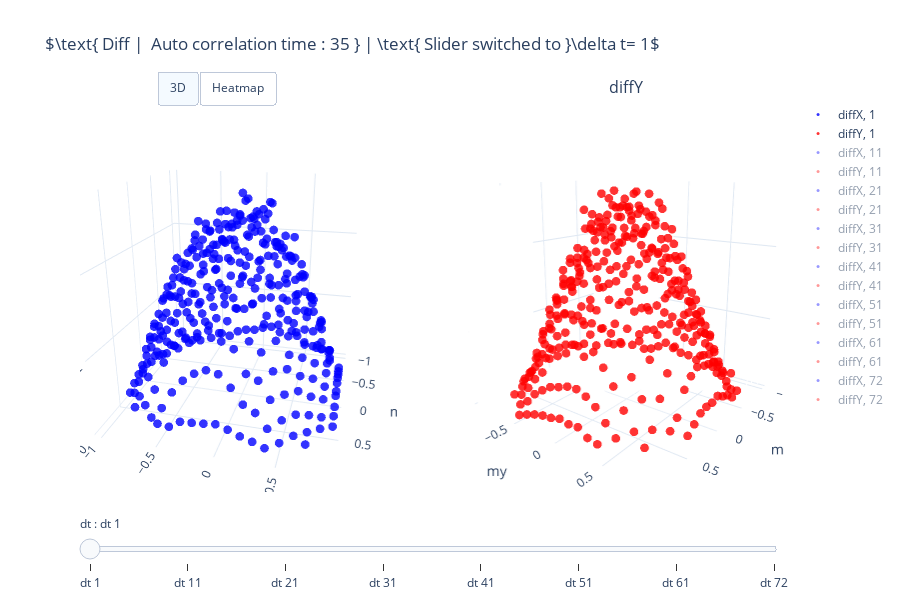

Source (notebook cell):
### Code cell
ch.diffusion()

### Figure 1 — Plotly figure (JSON) as saved in the notebook; plotly's stock layout.template omitted (floating-point values rounded to 4 significant figures; data arrays with more than 128 entries replaced by an {"elided": "..."} marker saying what was removed)
{"data": [{"marker": {"color": "blue", "size": 3}, "mode": "markers", "name": "diffX, 1", "opacity": 0.8, "scene": "scene", "type": "scatter3d", "visible": true, "x": {"elided": "400 float values"}, "y": {"elided": "400 float values"}, "z": {"elided": "400 float values"}}, {"marker": {"color": "red", "size": 3}, "mode": "markers", "name": "diffY, 1", "opacity": 0.8, "scene": "scene2", "type": "scatter3d", "visible": true, "x": {"elided": "400 float values"}, "y": {"elided": "400 float values"}, "z": {"elided": "400 float values"}}, {"marker": {"color": "blue", "size": 3}, "mode": "markers", "name": "diffX, 11", "opacity": 0.8, "scene": "scene", "type": "scatter3d", "visible": "legendonly", "x": {"elided": "400 float values"}, "y": {"elided": "400 float values"}, "z": {"elided": "400 float values"}}, {"marker": {"color": "red", "size": 3}, "mode": "markers", "name": "diffY, 11", "opacity": 0.8, "scene": "scene2", "type": "scatter3d", "visible": "legendonly", "x": {"elided": "400 float values"}, "y": {"elided": "400 float values"}, "z": {"elided": "400 float values"}}, {"marker": {"color": "blue", "size": 3}, "mode": "markers", "name": "diffX, 21", "opacity": 0.8, "scene": "scene", "type": "scatter3d", "visible": "legendonly", "x": {"elided": "400 float values"}, "y": {"elided": "400 float values"}, "z": {"elided": "400 float values"}}, {"marker": {"color": "red", "size": 3}, "mode": "markers", "name": "diffY, 21", "opacity": 0.8, "scene": "scene2", "type": "scatter3d", "visible": "legendonly", "x": {"elided": "400 float values"}, "y": {"elided": "400 float values"}, "z": {"elided": "400 float values"}}, {"marker": {"color": "blue", "size": 3}, "mode": "markers", "name": "diffX, 31", "opacity": 0.8, "scene": "scene", "type": "scatter3d", "visible": "legendonly", "x": {"elided": "400 float values"}, "y": {"elided": "400 float values"}, "z": {"elided": "400 float values"}}, {"marker": {"color": "red", "size": 3}, "mode": "markers", "name": "diffY, 31", "opacity": 0.8, "scene": "scene2", "type": "scatter3d", "visible": "legendonly", "x": {"elided": "400 float values"}, "y": {"elided": "400 float values"}, "z": {"elided": "400 float values"}}, {"marker": {"color": "blue", "size": 3}, "mode": "markers", "name": "diffX, 41", "opacity": 0.8, "scene": "scene", "type": "scatter3d", "visible": "legendonly", "x": {"elided": "400 float values"}, "y": {"elided": "400 float values"}, "z": {"elided": "400 float values"}}, {"marker": {"color": "red", "size": 3}, "mode": "markers", "name": "diffY, 41", "opacity": 0.8, "scene": "scene2", "type": "scatter3d", "visible": "legendonly", "x": {"elided": "400 float values"}, "y": {"elided": "400 float values"}, "z": {"elided": "400 float values"}}, {"marker": {"color": "blue", "size": 3}, "mode": "markers", "name": "diffX, 51", "opacity": 0.8, "scene": "scene", "type": "scatter3d", "visible": "legendonly", "x": {"elided": "400 float values"}, "y": {"elided": "400 float values"}, "z": {"elided": "400 float values"}}, {"marker": {"color": "red", "size": 3}, "mode": "markers", "name": "diffY, 51", "opacity": 0.8, "scene": "scene2", "type": "scatter3d", "visible": "legendonly", "x": {"elided": "400 float values"}, "y": {"elided": "400 float values"}, "z": {"elided": "400 float values"}}, {"marker": {"color": "blue", "size": 3}, "mode": "markers", "name": "diffX, 61", "opacity": 0.8, "scene": "scene", "type": "scatter3d", "visible": "legendonly", "x": {"elided": "400 float values"}, "y": {"elided": "400 float values"}, "z": {"elided": "400 float values"}}, {"marker": {"color": "red", "size": 3}, "mode": "markers", "name": "diffY, 61", "opacity": 0.8, "scene": "scene2", "type": "scatter3d", "visible": "legendonly", "x": {"elided": "400 float values"}, "y": {"elided": "400 float values"}, "z": {"elided": "400 float values"}}, {"marker": {"color": "blue", "size": 3}, "mode": "markers", "name": "diffX, 72", "opacity": 0.8, "scene": "scene", "type": "scatter3d", "visible": "legendonly", "x": {"elided": "400 float values"}, "y": {"elided": "400 float values"}, "z": {"elided": "400 float values"}}, {"marker": {"color": "red", "size": 3}, "mode": "markers", "name": "diffY, 72", "opacity": 0.8, "scene": "scene2", "type": "scatter3d", "visible": "legendonly", "x": {"elided": "400 float values"}, "y": {"elided": "400 float values"}, "z": {"elided": "400 float values"}}], "layout": {"annotations": [{"font": {"size": 16}, "showarrow": false, "text": "diffX", "x": 0.225, "xanchor": "center", "xref": "paper", "y": 1, "yanchor": "bottom", "yref": "paper"}, {"font": {"size": 16}, "showarrow": false, "text": "diffY", "x": 0.775, "xanchor": "center", "xref": "paper", "y": 1, "yanchor": "bottom", "yref": "paper"}], "autosize": true, "height": 600, "scene": {"aspectmode": "cube", "aspectratio": {"x": 1, "y": 1, "z": 1}, "camera": {"center": {"x": 0, "y": 0, "z": 0}, "eye": {"x": 1.963, "y": 0.4968, "z": 0.7654}, "projection": {"type": "perspective"}, "up": {"x": 0, "y": 0, "z": 1}}, "domain": {"x": [0, 0.45], "y": [0, 1]}, "xaxis": {"showbackground": true, "title": {"text": "mx"}, "type": "linear"}, "yaxis": {"showbackground": true, "title": {"text": "my"}, "type": "linear"}, "zaxis": {"showbackground": true, "title": {"text": "B11"}, "type": "linear"}}, "scene2": {"aspectmode": "auto", "aspectratio": {"x": 1, "y": 1, "z": 1}, "camera": {"center": {"x": 0, "y": 0, "z": 0}, "eye": {"x": 1.664, "y": 1.265, "z": 0.563}, "projection": {"type": "perspective"}, "up": {"x": 0, "y": 0, "z": 1}}, "domain": {"x": [0.55, 1], "y": [0, 1]}, "xaxis": {"showbackground": true, "title": {"text": "mx"}, "type": "linear"}, "yaxis": {"showbackground": true, "title": {"text": "my"}, "type": "linear"}, "zaxis": {"showbackground": true, "title": {"text": "B22"}, "type": "linear"}}, "sliders": [{"active": 0, "currentvalue": {"prefix": "dt : "}, "steps": [{"args": [{"visible": [true, true, "legendonly", "legendonly", "legendonly", "legendonly", "legendonly", "legendonly", "legendonly", "legendonly", "legendonly", "legendonly", "legendonly", "legendonly", "legendonly", "legendonly"]}, {"title": "$\\text{ Diff |  Auto correlation time : 35 } | \\text{ Slider switched to }\\delta t= 1$"}], "label": "dt 1", "method": "update"}, {"args": [{"visible": ["legendonly", "legendonly", true, true, "legendonly", "legendonly", "legendonly", "legendonly", "legendonly", "legendonly", "legendonly", "legendonly", "legendonly", "legendonly", "legendonly", "legendonly"]}, {"title": "$\\text{ Diff |  Auto correlation time : 35 } | \\text{ Slider switched to }\\delta t= 11$"}], "label": "dt 11", "method": "update"}, {"args": [{"visible": ["legendonly", "legendonly", "legendonly", "legendonly", true, true, "legendonly", "legendonly", "legendonly", "legendonly", "legendonly", "legendonly", "legendonly", "legendonly", "legendonly", "legendonly"]}, {"title": "$\\text{ Diff |  Auto correlation time : 35 } | \\text{ Slider switched to }\\delta t= 21$"}], "label": "dt 21", "method": "update"}, {"args": [{"visible": ["legendonly", "legendonly", "legendonly", "legendonly", "legendonly", "legendonly", true, true, "legendonly", "legendonly", "legendonly", "legendonly", "legendonly", "legendonly", "legendonly", "legendonly"]}, {"title": "$\\text{ Diff |  Auto correlation time : 35 } | \\text{ Slider switched to }\\delta t= 31$"}], "label": "dt 31", "method": "update"}, {"args": [{"visible": ["legendonly", "legendonly", "legendonly", "legendonly", "legendonly", "legendonly", "legendonly", "legendonly", true, true, "legendonly", "legendonly", "legendonly", "legendonly", "legendonly", "legendonly"]}, {"title": "$\\text{ Diff |  Auto correlation time : 35 } | \\text{ Slider switched to }\\delta t= 41$"}], "label": "dt 41", "method": "update"}, {"args": [{"visible": ["legendonly", "legendonly", "legendonly", "legendonly", "legendonly", "legendonly", "legendonly", "legendonly", "legendonly", "legendonly", true, true, "legendonly", "legendonly", "legendonly", "legendonly"]}, {"title": "$\\text{ Diff |  Auto correlation time : 35 } | \\text{ Slider switched to }\\delta t= 51$"}], "label": "dt 51", "method": "update"}, {"args": [{"visible": ["legendonly", "legendonly", "legendonly", "legendonly", "legendonly", "legendonly", "legendonly", "legendonly", "legendonly", "legendonly", "legendonly", "legendonly", true, true, "legendonly", "legendonly"]}, {"title": "$\\text{ Diff |  Auto correlation time : 35 } | \\text{ Slider switched to }\\delta t= 61$"}], "label": "dt 61", "method": "update"}, {"args": [{"visible": ["legendonly", "legendonly", "legendonly", "legendonly", "legendonly", "legendonly", "legendonly", "legendonly", "legendonly", "legendonly", "legendonly", "legendonly", "legendonly", "legendonly", true, true]}, {"title": "$\\text{ Diff |  Auto correlation time : 35 } | \\text{ Slider switched to }\\delta t= 72$"}], "label": "dt 72", "method": "update"}]}], "title": {"text": "$\\text{ Diff |  Auto correlation time : 35 } | \\text{ Slider switched to }\\delta t= 1$"}, "updatemenus": [{"buttons": [{"args": [{"type": ["scatter3d", "scatter3d"]}], "label": "3D", "method": "restyle"}, {"args": [{"type": ["heatmap", "heatmap"]}], "label": "Heatmap", "method": "restyle"}], "direction": "left", "pad": {"r": 10, "t": 10}, "showactive": true, "type": "buttons", "x": 0.11, "xanchor": "left", "y": 1.1, "yanchor": "top"}], "width": 900}}
